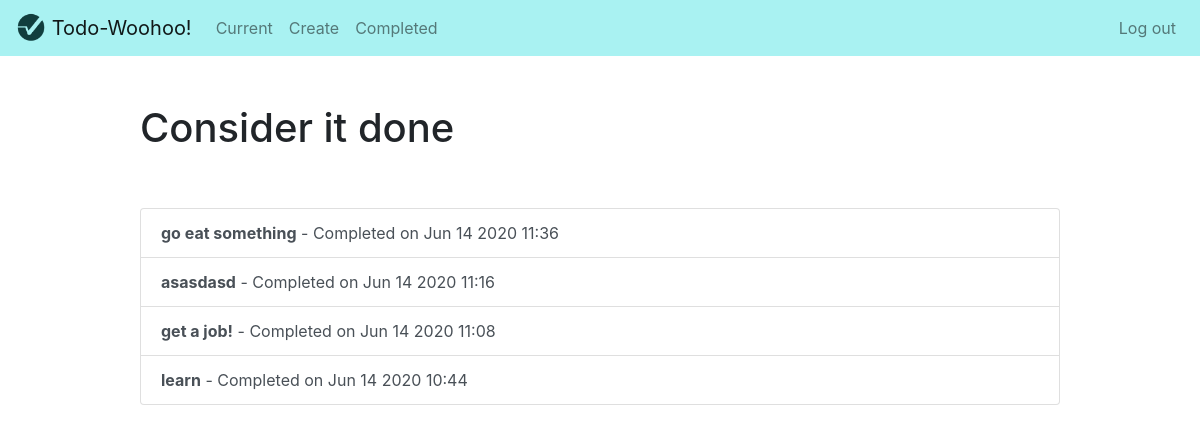
Screenshot of /done/ (signed in) with the database file from the repository.
### todo_app/models.py (models this page shows, shortened)
class ToDo(models.Model):
    task = models.CharField(max_length=50)
    description = models.TextField(blank=True)
    creationtime = models.DateTimeField(auto_now_add=True)
    completiontime = models.DateTimeField(null=True, blank=True)
    important = models.BooleanField(default=False)
    user = models.ForeignKey(User, on_delete=models.CASCADE)

### todo_app/views.py (the view)
# urls.py: path('done/', views.donetodos, name='donetodos'),
@login_required
def donetodos(request):
    all_todos = ToDo.objects.filter(user=request.user, completiontime__isnull=False).order_by('-completiontime')
    return render(request, "todo_app/donetodos.html", {'all_todos':all_todos})

### todo_app/templates/todo_app/donetodos.html
{% extends "todo_app/base.html" %}
{% block content %}
    <div class="row justify-content-center mt-5">
        <div class="col-md-10">
            <h1>Consider it done</h1>
        </div>
    </div>
    <div class="row justify-content-center mt-5">
        <div class="col-md-10">
            <div class="list-group">
                {% for todo in all_todos %}
                    <a href="{% url 'viewtodo' todo.id %}" class="list-group-item list-group-item-action{% if todo.important %} list-group-item-danger{% endif %}"><b>{{ todo.task }}</b> - Completed on {{ todo.completiontime|date:'M j Y H:i' }}</a>
                {% endfor %}
            </div>
        </div>
    </div>
{% endblock %}

### rows the page displays
ToDo: task "go eat something", completiontime "Jun 14 2020 11:36"
ToDo: task "asasdasd", completiontime "Jun 14 2020 11:16"
ToDo: task "get a job!", completiontime "Jun 14 2020 11:08"
ToDo: task "learn", completiontime "Jun 14 2020 10:44"
